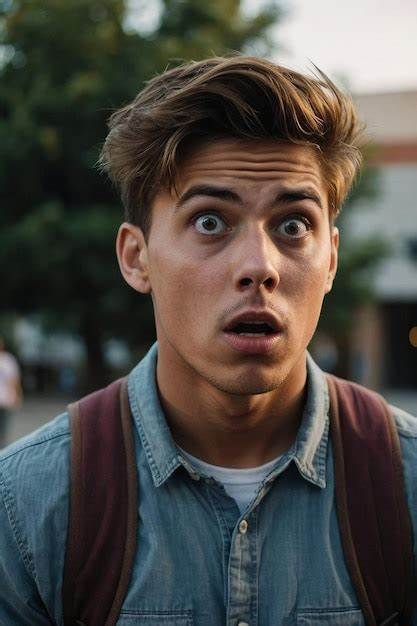
#> input picture style_images/style4.jfif, 417 x 626 px
$ python -i app2.py   (imports and definitions only)
#> lines starting #> are read from the running program, lines starting #| are printed output that depends on the picture
#> further down, picture is the input picture: shape (626, 417, 3); mean B, G, R 70, 75.1, 78.7
import cv2
import numpy as np
import customtkinter as ctk
from tkinter import filedialog, messagebox
from PIL import Image, ImageTk
import requests
import base64

# Define cartoonify effects (your existing functions)
# [14 lines left out: functions basic_cartoonify, canny_cartoonify, not called in this run]

def color_quantization(img, k=8):
#> called with k = 8
    data = np.float32(img).reshape((-1, 3))
    criteria = (cv2.TERM_CRITERIA_EPS + cv2.TERM_CRITERIA_MAX_ITER, 100, 0.2)
    _, labels, centers = cv2.kmeans(data, k, None, criteria, 10, cv2.KMEANS_RANDOM_CENTERS)
#> centers = [[147.6, 159.5, 173.7], [37.24, 45.6, 47.71], [90.85, 111.2, 150.2], [56.59, 73.62, 99.12], [222.9, 226.4, 231.7], [84.61, 74.92, 52.2], [123.5, 117.1, 96.86], [19.69, 21.9, 22.97]]
    centers = np.uint8(centers)
#> centers = [[147, 159, 173], [37, 45, 47], [90, 111, 150], [56, 73, 99], [222, 226, 231], [84, 74, 52], [123, 117, 96], [19, 21, 22]]
    quantized = centers[labels.flatten()]
    return quantized.reshape(img.shape)
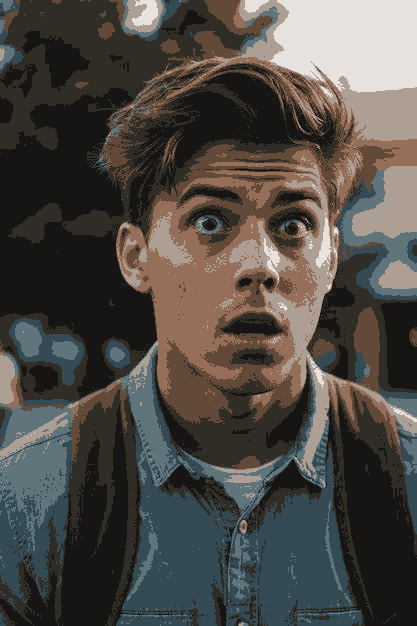
#> returned value: shape (626, 417, 3); mean of channels 0, 1, 2 69.4, 74.5, 78; drawn as B, G, R

def combined_cartoonify(img):
    quantized = color_quantization(img, k=8)
    gray = cv2.cvtColor(quantized, cv2.COLOR_BGR2GRAY)
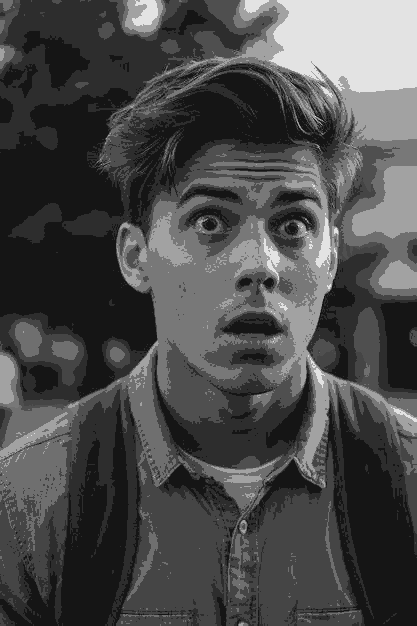
#> gray: shape (626, 417); min 21, max 227, mean 75.1
    gray = cv2.medianBlur(gray, 5)
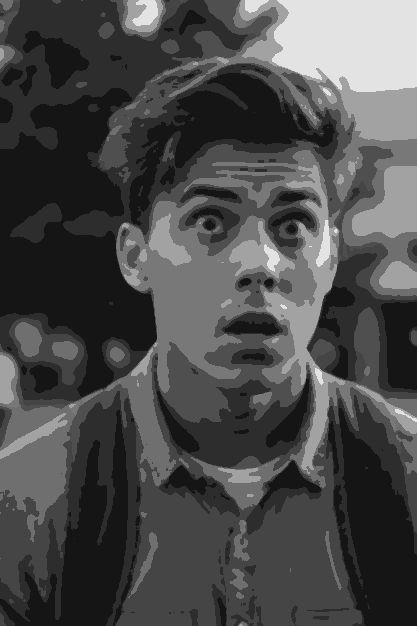
#> gray: shape (626, 417); min 21, max 227, mean 75
    edges = cv2.adaptiveThreshold(gray, 255, cv2.ADAPTIVE_THRESH_MEAN_C,
                                  cv2.THRESH_BINARY, 9, 9)
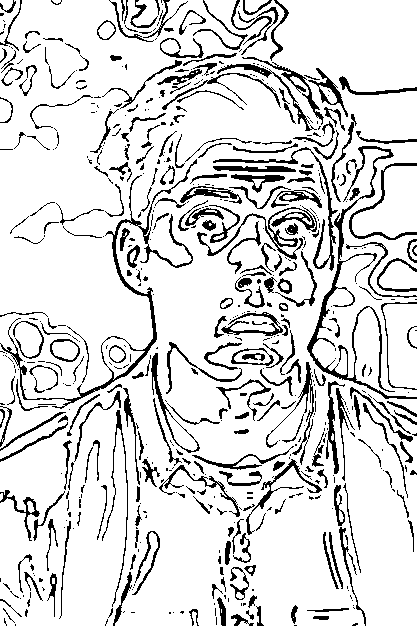
#> edges: shape (626, 417); 85.7% white; black in thin lines or dots
    color = cv2.bilateralFilter(quantized, 9, 300, 300)
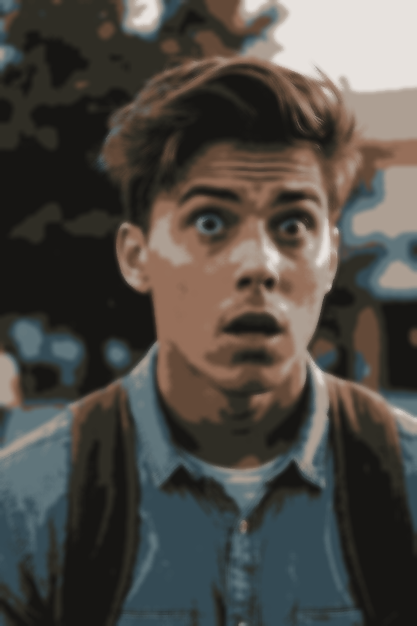
#> color: shape (626, 417, 3); mean B, G, R 69.4, 74.5, 78
    return cv2.bitwise_and(color, color, mask=edges)
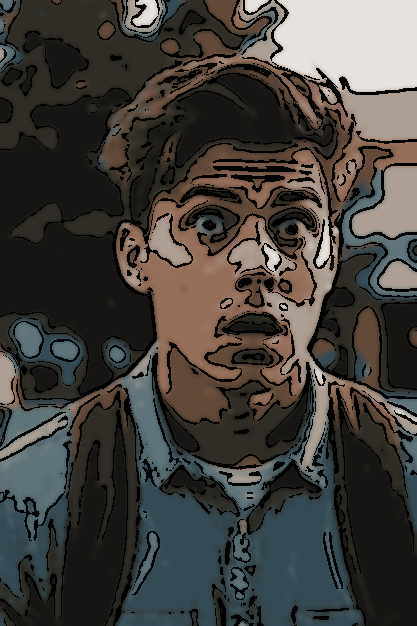
#> returned value: shape (626, 417, 3); mean of channels 0, 1, 2 60, 64.2, 66.9; drawn as B, G, R

def pencil_sketch(img):
    gray, color = cv2.pencilSketch(img, sigma_s=60, sigma_r=0.07, shade_factor=0.05)
    return gray, color

def detail_enhance(img):
    return cv2.detailEnhance(img, sigma_s=10, sigma_r=0.15)

def edge_preserving(img):
    return cv2.edgePreservingFilter(img, flags=1, sigma_s=60, sigma_r=0.4)

# [7 lines left out: function watercolor_effect, not called in this run]

def oil_painting(img):
    return cv2.xphoto.oilPainting(img, 7, 1)

def emboss_effect(img):
    kernel = np.array([[0, 0, 0], [0, 1, 0], [0, 0, -1]])
    return cv2.filter2D(img, -1, kernel)

# [12 lines left out: functions sketch_effect, sepia, not called in this run]

def hdr_effect(img):
    return cv2.detailEnhance(img, sigma_s=12, sigma_r=0.15)

# [15 lines left out: functions summer_effect, winter_effect, not called in this run]

def gaussian_blur(img, ksize=(5, 5)):
    return cv2.GaussianBlur(img, ksize, 0)

# [35 lines left out: functions solarize, vignette, lomo, tilt_shift, posterize_effect, not called in this run]

def negative_effect(img):
    return cv2.bitwise_not(img)

# [4 lines left out: function pixelate_effect, not called in this run]


# Main Application
class CartoonApp(ctk.CTk):
    # [139 lines left out: functions __init__, load_image, show_image, cartoon_image_api, apply_cartoon, not called in this run]

# [3 lines not run here, left out]

>>> import cv2
>>> picture = cv2.imread('style_images/style4.jfif')
>>> result = combined_cartoonify(picture)

$ run again, on style_images/style2.png
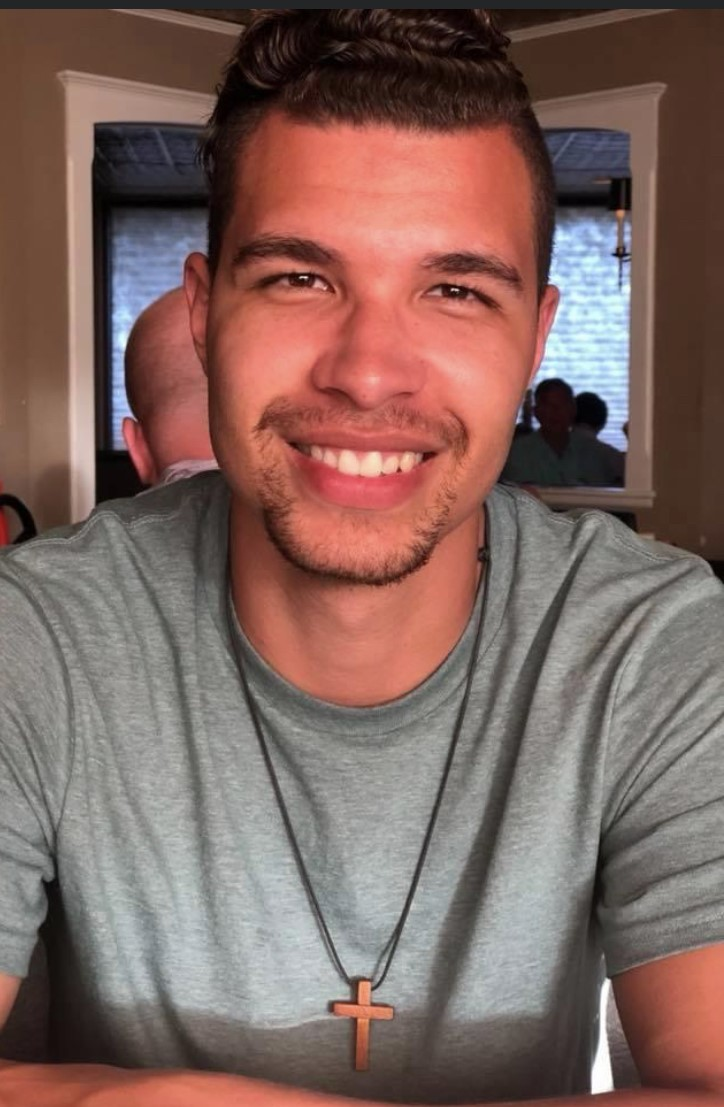
#> input picture style_images/style2.png, 724 x 1107 px
#> picture is the input picture: shape (1107, 724, 3); mean B, G, R 95.3, 101.4, 127.9
#> in color_quantization, `_, labels, centers = cv2.kmeans(data, k, None, criteria, 10, cv2.KMEAN..`: centers = [[67.38, 76.69, 104.7], [19.74, 21.12, 31.3], [78.54, 92.9, 177.9], [200.5, 193.6, 183.8], [109.9, 126.8, 223.9], [115.6, 119.6, 124.8], [151.4, 153.6, 154.6], [42.72, 49.42, 70.87]]
#> in color_quantization, `centers = np.uint8(centers)`: centers = [[67, 76, 104], [19, 21, 31], [78, 92, 177], [200, 193, 183], [109, 126, 223], [115, 119, 124], [151, 153, 154], [42, 49, 70]]
#> in combined_cartoonify, `edges = cv2.adaptiveThreshold(gray, 255, cv2.ADAPTIVE_THRESH_MEAN_C, c..`:
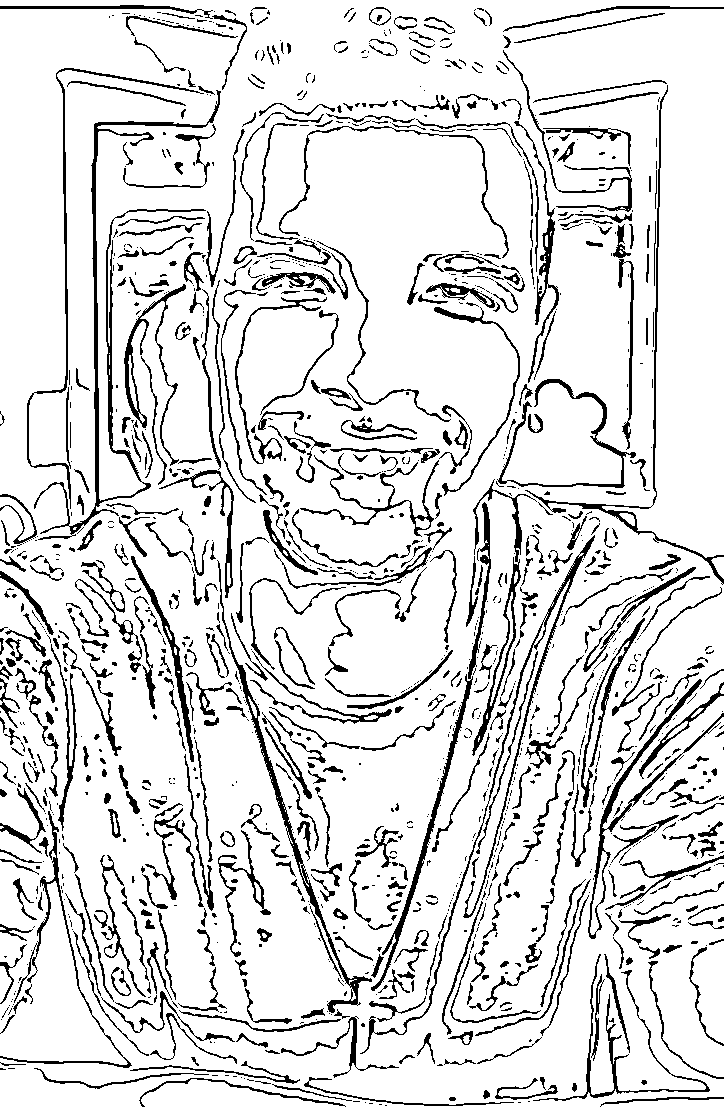
#> edges: shape (1107, 724); 87.1% white; black in thin lines or dots
#> in combined_cartoonify, `return cv2.bitwise_and(color, color, mask=edges)`:
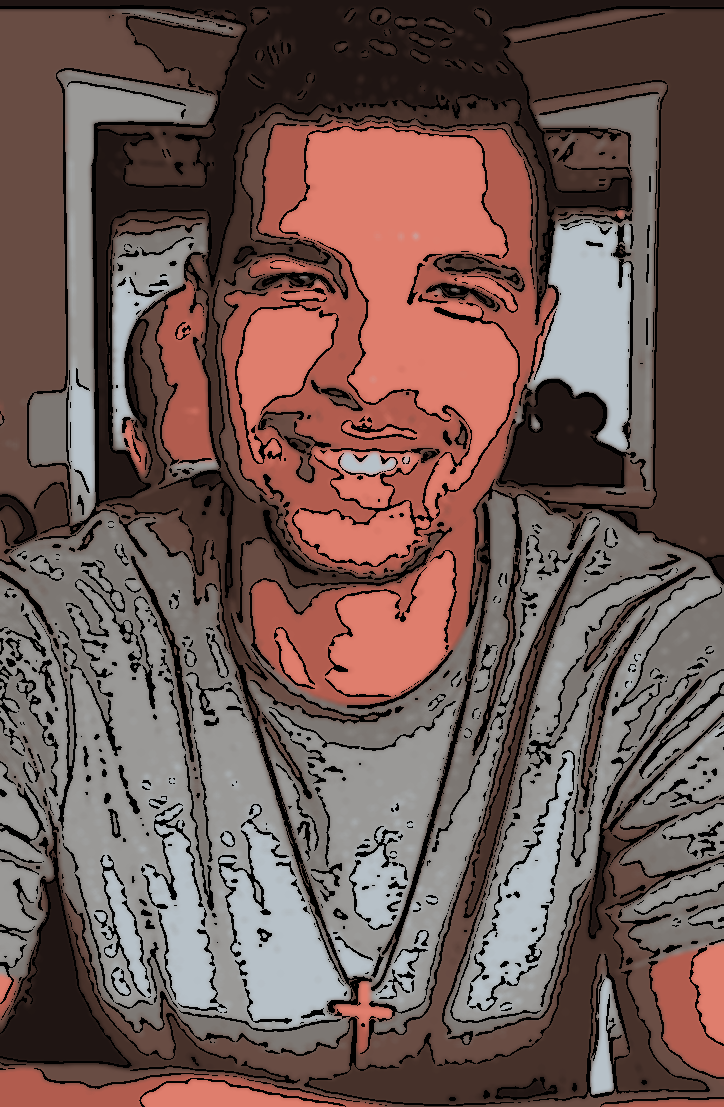
#> returned value: shape (1107, 724, 3); mean of channels 0, 1, 2 83.5, 88.8, 112.3; drawn as B, G, R
